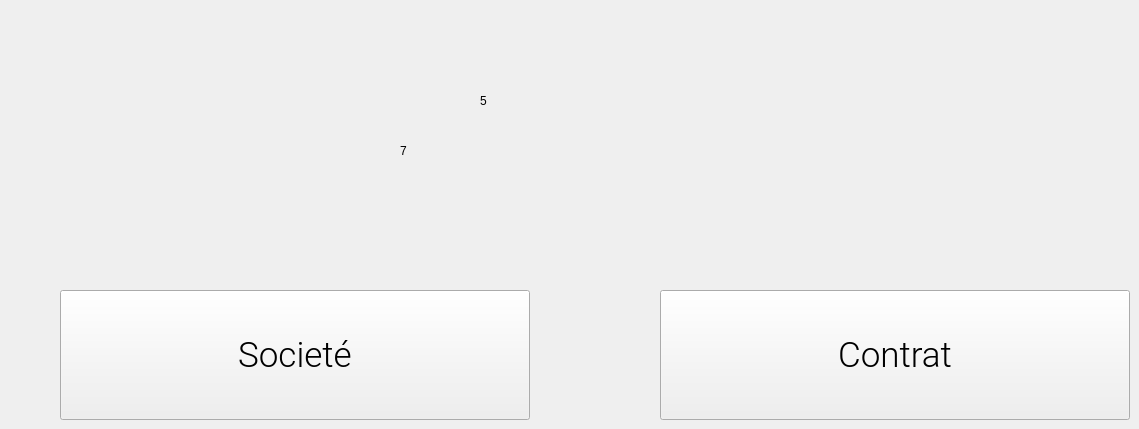
   <widget class="QWidget" name="menu">
    <widget class="QPushButton" name="contrat">
     <property name="geometry">
      <rect>
       <x>660</x>
       <y>290</y>
       <width>470</width>
       <height>130</height>
      </rect>
     </property>
     <property name="font">
      <font>
       <family>Roboto Light</family>
       <pointsize>26</pointsize>
      </font>
     </property>
     <property name="text">
      <string>Contrat</string>
     </property>
     <property name="icon">
      <iconset>
       <normaloff>D:/Proj icons/musico.png</normaloff>D:/Proj icons/musico.png</iconset>
     </property>
     <property name="iconSize">
      <size>
       <width>64</width>
       <height>64</height>
      </size>
     </property>
    </widget>
    <widget class="QPushButton" name="societe">
     <property name="geometry">
      <rect>
       <x>60</x>
       <y>290</y>
       <width>470</width>
       <height>130</height>
      </rect>
     </property>
     <property name="font">
      <font>
       <family>Roboto Light</family>
       <pointsize>26</pointsize>
      </font>
     </property>
     <property name="text">
      <string>Societé</string>
     </property>
     <property name="icon">
      <iconset>
       <normaloff>D:/Proj icons/empico.png</normaloff>D:/Proj icons/empico.png</iconset>
     </property>
     <property name="iconSize">
      <size>
       <width>64</width>
       <height>64</height>
      </size>
     </property>
    </widget>
    <widget class="QLabel" name="Timer">
     <property name="geometry">
      <rect>
       <x>480</x>
       <y>80</y>
       <width>231</width>
       <height>41</height>
      </rect>
     </property>
     <property name="styleSheet">
      <string notr="true">font: 75 16pt &quot;MS Shell Dlg 2&quot;;</string>
     </property>
     <property name="text">
      <string>5</string>
     </property>
    </widget>
    <widget class="QLabel" name="Date">
     <property name="geometry">
      <rect>
       <x>400</x>
       <y>130</y>
       <width>231</width>
       <height>41</height>
      </rect>
     </property>
     <property name="styleSheet">
      <string notr="true">font: 75 14pt &quot;MS Shell Dlg 2&quot;;</string>
     </property>
     <property name="text">
      <string>7</string>
     </property>
    </widget>
   </widget>
